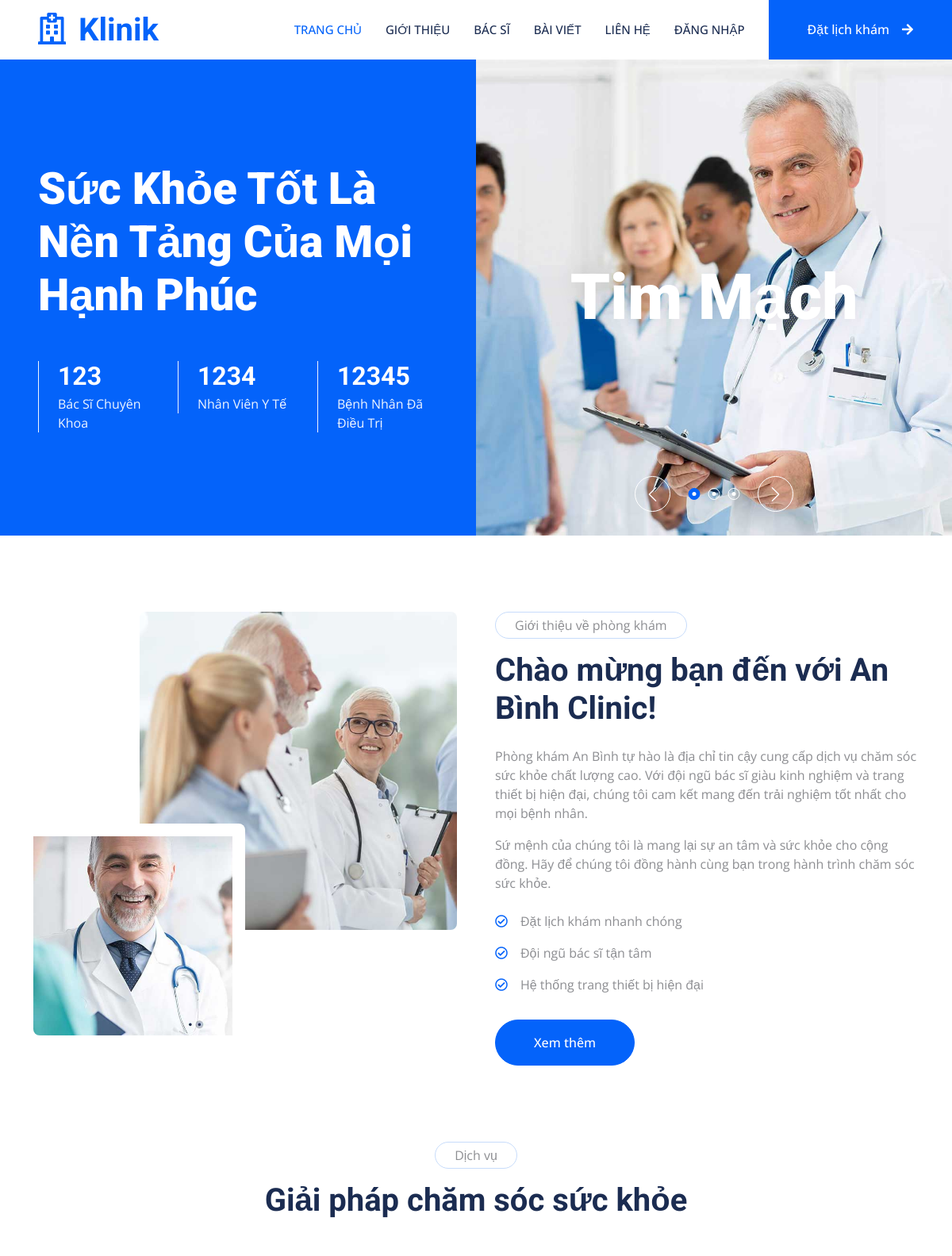
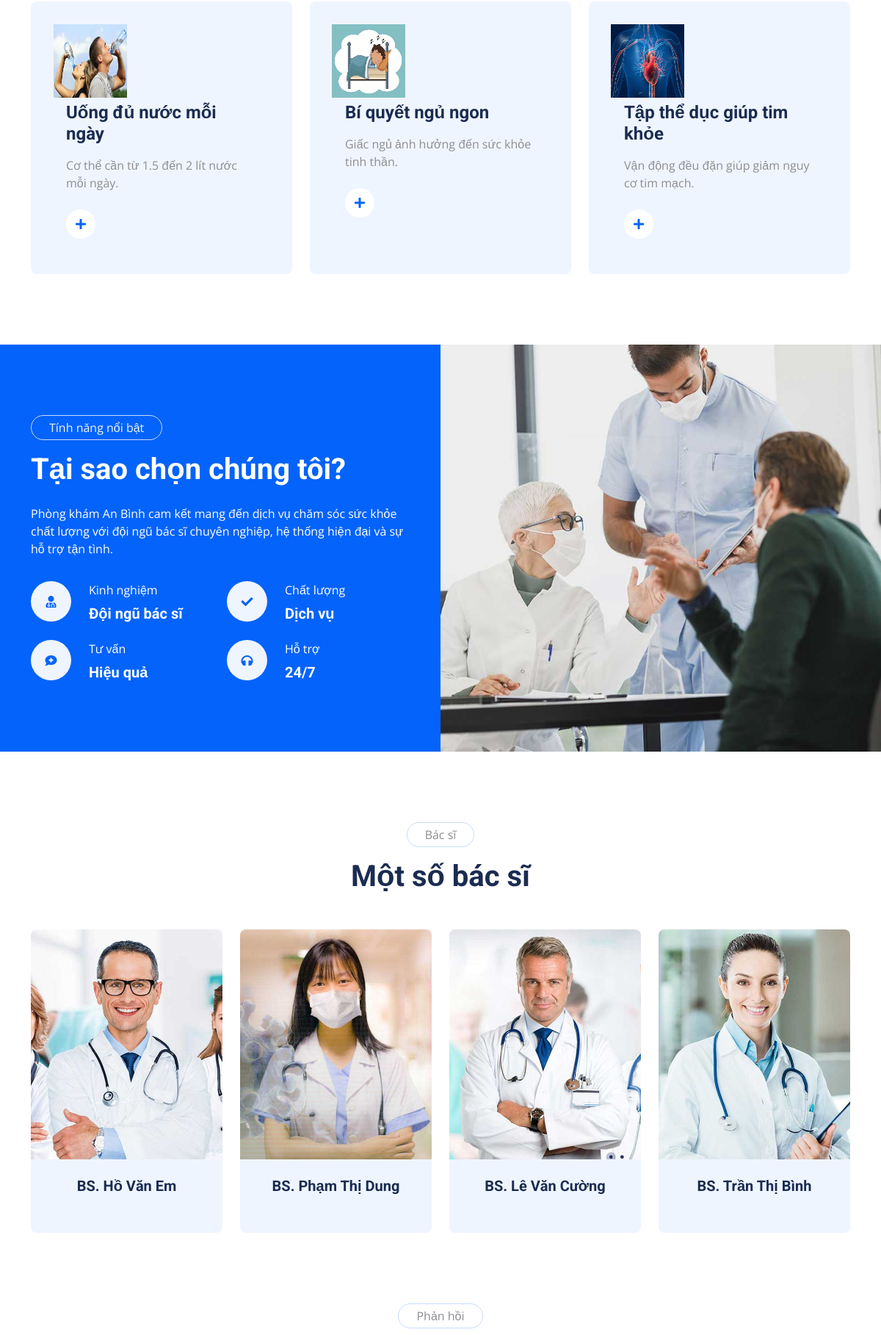
The page / (upper part) on the database its author committed (2 pictures, top to bottom).
### tables this page shows
CREATE TABLE `article` (
  `article_id` int NOT NULL AUTO_INCREMENT,
  `category_id` varchar(50) DEFAULT NULL,
  `title` varchar(100) DEFAULT NULL,
  `content` text,
  `image` varchar(255) DEFAULT NULL,
  `views` int DEFAULT NULL,
  `doctor_id` int DEFAULT NULL,
  PRIMARY KEY (`article_id`)
);

CREATE TABLE `doctor` (
  `doctor_id` int NOT NULL AUTO_INCREMENT,
  `doctor_name` varchar(100) NOT NULL,
  `image` varchar(255) DEFAULT NULL,
  `department` varchar(500) DEFAULT NULL,
  `profile_description` text,
  `experience` varchar(100) DEFAULT NULL,
  `degree` varchar(255) DEFAULT NULL,
  `awards_certifications` varchar(255) DEFAULT NULL,
  `user_id` int DEFAULT NULL,
  `specializations_id` int DEFAULT NULL,
  `hospital_id` int DEFAULT NULL,
  PRIMARY KEY (`doctor_id`)
);

### model/ketnoi/baiviet.php (called while the page is built, shortened)
<?php
    function hienthi_baiviet(){
        $conn= connectdb();
        $sql = "SELECT * FROM article
        ORDER BY article_id DESC";
        $stmt = $conn->prepare($sql);
        $stmt->execute();
        $kqbaiviet= $stmt->fetchAll();
        return $kqbaiviet;
    }
?>

### model/ketnoi/bacsi.php (called while the page is built, shortened)
<?php
    function hienthi_bacsi(){
        $conn= connectdb();
        $sql = "SELECT * FROM doctor doc INNER JOIN specializations sp ON doc.specializations_id = sp.specializations_id
	            INNER JOIN hospital ho ON  doc.hospital_id=ho.hospital_id
	            ORDER BY doctor_id DESC";
        $stmt = $conn->prepare($sql);
        $stmt->execute();
        $kqbacsi= $stmt->fetchAll();
        return $kqbacsi;
    }
?>

### view/home.php (the view, shortened to what this page needs)
<div class="container-xxl py-5">
    <div class="container">
        <div class="row g-5">
            <div class="col-lg-6 wow fadeIn" data-wow-delay="0.1s">
                <div class="d-flex flex-column">
                    <img class="img-fluid rounded w-75 align-self-end" src="img/about-1.jpg" alt="">
                    <img class="img-fluid rounded w-50 bg-white pt-3 pe-3" src="img/about-2.jpg" alt="" style="margin-top: -25%;">
                </div>
            </div>
            <div class="col-lg-6 wow fadeIn" data-wow-delay="0.5s">
                <p class="d-inline-block border rounded-pill py-1 px-4">Giới thiệu về phòng khám</p>
                <h1 class="mb-4">Chào mừng bạn đến với An Bình Clinic!</h1>
                <p>Phòng khám An Bình tự hào là địa chỉ tin cậy cung cấp dịch vụ chăm sóc sức khỏe chất lượng cao. Với đội ngũ bác sĩ giàu kinh nghiệm và trang thiết bị hiện đại, chúng tôi cam kết mang đến trải nghiệm tốt nhất cho mọi bệnh nhân.</p>
                <p class="mb-4">Sứ mệnh của chúng tôi là mang lại sự an tâm và sức khỏe cho cộng đồng. Hãy để chúng tôi đồng hành cùng bạn trong hành trình chăm sóc sức khỏe.</p>
                <p><i class="far fa-check-circle text-primary me-3"></i>Đặt lịch khám nhanh chóng</p>
                <p><i class="far fa-check-circle text-primary me-3"></i>Đội ngũ bác sĩ tận tâm</p>
                <p><i class="far fa-check-circle text-primary me-3"></i>Hệ thống trang thiết bị hiện đại</p>
                <a class="btn btn-primary rounded-pill py-3 px-5 mt-3" href="about.html">Xem thêm</a>
            </div>
        </div>
    </div>
</div>
<div class="container-xxl py-5">
    <div class="container">
        <div class="text-center mx-auto mb-5 wow fadeInUp" data-wow-delay="0.1s" style="max-width: 600px;">
            <p class="d-inline-block border rounded-pill py-1 px-4">Dịch vụ</p>
            <h1>Giải pháp chăm sóc sức khỏe</h1>
        </div>
        <div class="row g-4">
        <?php
        if (isset($kqbaiviet) && count($kqbaiviet) > 0) {
            $i = 1;
            foreach ($kqbaiviet as $kq) {
                if($i <4){
                    echo '
                        <div class="col-lg-4 col-md-6 wow fadeInUp" data-wow-delay="0.1s">
                        <div class="service-item bg-light rounded h-100 p-5">
                            <div class="d-inline-flex align-items-center justify-content-center bg-white rounded-circle mb-4" style="width: 65px; height: 65px;">
                            <img src="../admin/assets/img/'.$kq['image'].'" alt="lỗi" style="width: 100px; height: 100px;">
                            </div>
                            <h4 class="mb-3">'.$kq['title'].'</h4>
                            <p class="mb-4">'.$kq['content'].'</p>
                            <a class="btn" href="index.php?act=baiviet"><i class="fa fa-plus text-primary me-3"></i>Xem thêm</a>
                        </div>
                    </div>';
                    $i++;
                }
            }
        }
        ?>
        </div>
    </div>
</div>
<div class="container-fluid bg-primary overflow-hidden my-5 px-lg-0">
    <div class="container feature px-lg-0">
        <div class="row g-0 mx-lg-0">
            <div class="col-lg-6 feature-text py-5 wow fadeIn" data-wow-delay="0.1s">
                <div class="p-lg-5 ps-lg-0">
                    <p class="d-inline-block border rounded-pill text-light py-1 px-4">Tính năng nổi bật</p>
                    <h1 class="text-white mb-4">Tại sao chọn chúng tôi?</h1>
                    <p class="text-white mb-4 pb-2">Phòng khám An Bình cam kết mang đến dịch vụ chăm sóc sức khỏe chất lượng với đội ngũ bác sĩ chuyên nghiệp, hệ thống hiện đại và sự hỗ trợ tận tình.</p>
                    <div class="row g-4">
                        <div class="col-6">
                            <div class="d-flex align-items-center">
                                <div class="d-flex flex-shrink-0 align-items-center justify-content-center rounded-circle bg-light" style="width: 55px; height: 55px;">
                                    <i class="fa fa-user-md text-primary"></i>
                                </div>
                                <div class="ms-4">
                                    <p class="text-white mb-2">Kinh nghiệm</p>
                                    <h5 class="text-white mb-0">Đội ngũ bác sĩ</h5>
                                </div>
                            </div>
                        </div>
                        <div class="col-6">
                            <div class="d-flex align-items-center">
                                <div class="d-flex flex-shrink-0 align-items-center justify-content-center rounded-circle bg-light" style="width: 55px; height: 55px;">
                                    <i class="fa fa-check text-primary"></i>
                                </div>
                                <div class="ms-4">
                                    <p class="text-white mb-2">Chất lượng</p>
                                    <h5 class="text-white mb-0">Dịch vụ</h5>
                                </div>
                            </div>
                        </div>
                        <div class="col-6">
                            <div class="d-flex align-items-center">
                                <div class="d-flex flex-shrink-0 align-items-center justify-content-center rounded-circle bg-light" style="width: 55px; height: 55px;">
                                    <i class="fa fa-comment-medical text-primary"></i>
                                </div>
                                <div class="ms-4">
                                    <p class="text-white mb-2">Tư vấn</p>
                                    <h5 class="text-white mb-0">Hiệu quả</h5>
                                </div>
                            </div>
                        </div>
                        <div class="col-6">
                            <div class="d-flex align-items-center">
                                <div class="d-flex flex-shrink-0 align-items-center justify-content-center rounded-circle bg-light" style="width: 55px; height: 55px;">
                                    <i class="fa fa-headphones text-primary"></i>
                                </div>
                                <div class="ms-4">
                                    <p class="text-white mb-2">Hỗ trợ</p>
                                    <h5 class="text-white mb-0">24/7</h5>
                                </div>
                            </div>
                        </div>
                    </div>
                </div>
            </div>
            <div class="col-lg-6 pe-lg-0 wow fadeIn" data-wow-delay="0.5s" style="min-height: 400px;">
                <div class="position-relative h-100">
                    <img class="position-absolute img-fluid w-100 h-100" src="img/feature.jpg" style="object-fit: cover;" alt="Hình ảnh nổi bật">
                </div>
            </div>
        </div>
    </div>
</div>
<div class="container-xxl py-5">
    <div class="container">
        <div class="text-center mx-auto mb-5 wow fadeInUp" data-wow-delay="0.1s" style="max-width: 600px;">
            <p class="d-inline-block border rounded-pill py-1 px-4">Bác sĩ</p>
            <h1>Một số bác sĩ</h1>
        </div>
        <div class="row g-4">
            <?php
                $s = 1;
                foreach($kqbacsi as $kqbs){
                    if($s <5){
                        echo '
                            <div class="col-lg-3 col-md-6 wow fadeInUp" data-wow-delay="0.1s">
                            <div class="team-item position-relative rounded overflow-hidden">
                                    <div class="overflow-hidden">
                                        <img class="img-fluid" src="../admin/assets/img/'.$kqbs['image'].'" alt="">
                                    </div>
                                    <div class="team-text bg-light text-center p-4">
                                        <h5>'.$kqbs['doctor_name'].'</h5>
                                        <p class="text-primary">'.$kqbs['department'].'</p>
                                        <div class="team-social text-center">
                                            <a class="btn btn-square" href=""><i class="fab fa-facebook-f"></i></a>
                                            <a class="btn btn-square" href=""><i class="fab fa-twitter"></i></a>
                                            <a class="btn btn-square" href=""><i class="fab fa-instagram"></i></a>
                                        </div>
                                    </div>
                                </div>
                            </div>
                            ';
                            $s++;
                    }
                }
                ?>
       </div>
    </div>
</div>
<div class="container-xxl py-5">
    <div class="container">
        <div class="text-center mx-auto mb-5 wow fadeInUp" data-wow-delay="0.1s" style="max-width: 600px;">
            <p class="d-inline-block border rounded-pill py-1 px-4">Phản hồi</p>
        </div>
    </div>
</div>

### css/style.css (style rules this page uses)
:root { --primary: #0463FA; --light: #EFF5FF; --dark: #1B2C51; }
.btn { font-weight: 500; transition: .5s; }
.btn.btn-primary, .btn.btn-secondary { color: #FFFFFF; }
.service-item { transition: .5s; }
.service-item .btn { width: 40px; height: 40px; display: inline-flex; align-items: center; background: #FFFFFF; border-radius: 40px; white-space: nowrap; overflow: hidden; transition: .5s; }
@media (min-width: 992px) { .container.feature { max-width: 100% !important; } }
@media (min-width: 992px) { .feature-text { padding-left: calc(((100% - 960px) / 2) + .75rem); } }
@media (min-width: 1200px) { .feature-text { padding-left: calc(((100% - 1140px) / 2) + .75rem); } }
.team-item img { position: relative; top: 0; transition: .5s; }
.team-item .team-text { position: relative; height: 100px; transition: .5s; }

### view/home.php (style rules this page uses)
p.mb-4 { display: -webkit-box; line-clamp: 5; -webkit-box-orient: vertical; overflow: hidden; text-overflow: ellipsis; }

### rows shown on the page
article: image (picture), title "Uống đủ nước mỗi ngày", content "Cơ thể cần từ 1.5 đến 2 lít nước mỗi ngày."
article: image (picture), title "Bí quyết ngủ ngon", content "Giấc ngủ ảnh hưởng đến sức khỏe tinh thần."
article: image (picture), title "Tập thể dục giúp tim khỏe", content "Vận động đều đặn giúp giảm nguy cơ tim mạch."
doctor: image (picture), doctor_name "BS. Hồ Văn Em"
doctor: image (picture), doctor_name "BS. Phạm Thị Dung"
doctor: image (picture), doctor_name "BS. Lê Văn Cường"
doctor: image (picture), doctor_name "BS. Trần Thị Bình"
